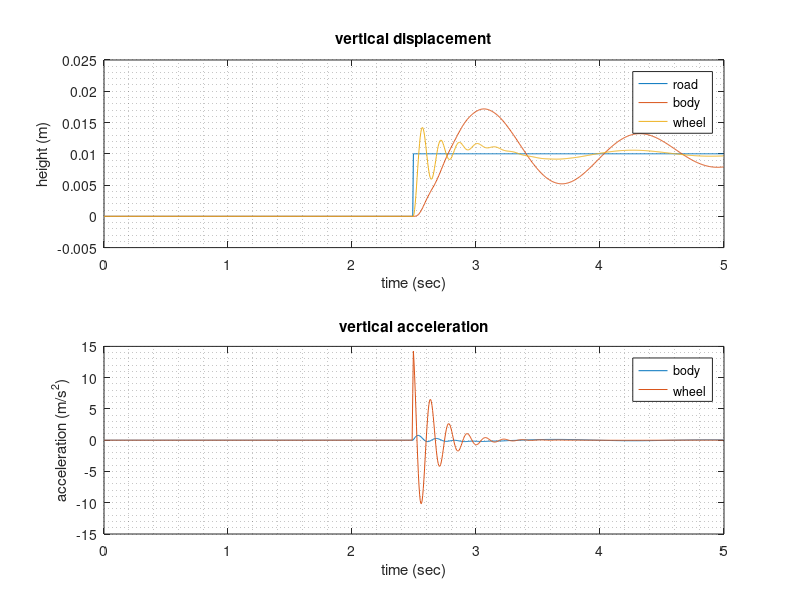

MATLAB code to generate this figure:
%% Parameters

mb = 1000;    %mass of the body
mw = 100;     %mass of the wheel
k =  30000;   %spring coefficient
b =  2000;    %damping coefficent
kr = 150000; %coefficient of the tire (treated as a spring)

%% quarter car dynamics

% Initial values
zb = 0.00;  % body height (relative to steady state)
zw = 0;  % wheel height (relative to steady state)
zbv = 0; % body velocity
zwv = 0; % wheel vertical velocity
f  = 0;  % active force

% Simulation paramters
ts = 0.005;
N = 1000; % Number of steps

% Road input
r = zeros(N,1);
r(500:end) = 0.01;

% Pre-allocate state vector for simulation
x = zeros(N,4);
x(1,:) = [zb, zbv, zw, zwv];
t = (0:N-1)*ts;
%% Simulating

for ct = 2:N
    zb_  = zb  + ts*(zbv);    
    zbv_ = zbv + ts*(f - k*(zb-zw) - b*(zbv-zwv))/mb;
    zw_  = zw  + ts*(zwv);
    zwv_ = zwv + ts*(-f + k*(zb-zw) + b*(zbv-zwv)  - kr*(zw - r(ct)))/mw;
    
    zb  = zb_;
    zbv = zbv_;
    zw  = zw_;
    zwv = zwv_;

    x(ct,:) = [zb, zbv, zw, zwv];
end

%% Show the results

subplot(211)
plot(t, [r, x(:,1), x(:,3)])
xlabel('time (sec)')
ylabel('height (m)')
legend('road', 'body', 'wheel')
title('vertical displacement')
ylim([-0.005 0.025])
grid minor

subplot(212)
plot(t, [gradient(x(:,2)) gradient(x(:,4))]/ts)
xlabel('time (sec)')
ylabel('acceleration (m/s^2)')
legend('body', 'wheel')
title('vertical acceleration')
grid minor
